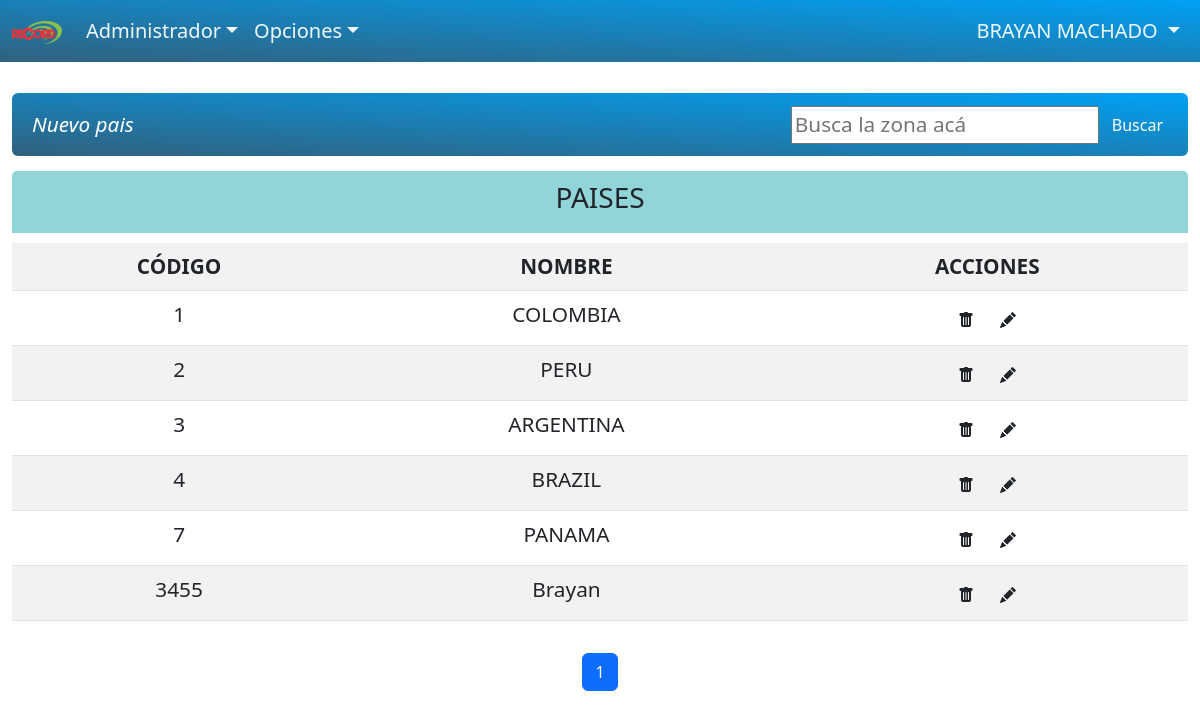
/administrador/pais.php (signed in), run on the app's committed database.
### tables this page shows
CREATE TABLE `pais` (
  `id` int NOT NULL,
  `nombre_pais` varchar(255) DEFAULT NULL,
  `estado` int DEFAULT NULL
);

### administrador/busquedas/buscarPais.php (called while the page is built, shortened)
<?php
    include_once "../database/db.php";
    function ejecutarConsulta($conexion, $sql) {
        $result = $conexion->query($sql);
        return $result;
    }
    $page = 1;
    $resultsPerPage = 10;
    $sql = "SELECT * FROM pais";
    $offset = ($page - 1) * $resultsPerPage;
    $sql .= " LIMIT $offset, $resultsPerPage";
    $result = ejecutarConsulta($conexion, $sql);
?>

### administrador/pais.php (the view, shortened to what this page needs)
<?php
include_once "../database/db.php";
?>
<!DOCTYPE html>
<html lang="en">
<head>
    <link rel="stylesheet" href="https://cdn.jsdelivr.net/npm/bootstrap@5.2.3/dist/css/bootstrap.min.css">
    <link rel="stylesheet" href="../css/activos.css">
</head>
<body>
    <?php
    include('header.php');
    ?>
    <br>
    <div class="container">
        <nav class="navbar navsep navbar-expand-sm navbar-rednav bg-rednav rounded">
            <div class="container-fluid">
                <div class="navbar-collapse" id="mynavbar">
                    <ul class="navbar-nav me-auto">
                        <li class="nav-item">
                            <i>
                                <a class="nav-item nav-link bi bi-plus-square-dotted" href="pantallas/crear_pais.php">
                                    Nuevo pais</a>
                            </i>
                        </li>
                    </ul>
                    <form class="d-flex">
                        <input placeholder="Busca la zona acá" onchange="this.form.requestSubmit()" type="text"
                            name="search" id="search">
                        <button class="btn btn-secondary" type="button">Buscar</button>
                    </form>
                </div>
            </div>
        </nav>
        <div class="row">
            <div class="col-md-8">
                <div class="tzona">
                    <h3>PAISES</h3>
                </div>
                <table class="bigtables table  table-striped table-hover ">
                    <tbody>
                        <tr class="text-dark">
                            <th>CÓDIGO</th>
                            <th>NOMBRE</th>
                            <th>ACCIONES</th>
                        </tr>
                        <?php
                        include_once 'busquedas/buscarPais.php';
                        ?>
                        <?php
                        while ($mostrar = mysqli_fetch_array($result)) {
                        ?>
                        <tr>
                            <td><?php echo $mostrar['id']?></td>
                            <td><?php echo $mostrar['nombre_pais']?></td>
                            <td>
                                <i class="separar">
                                    <form class="button_to" method="post" action=""><input type="hidden" name="_method"
                                            value="delete" autocomplete="off"><button class="bi bi-trash  text-dark btn"
                                            data-turbo-confirm="Estás seguro?" type="submit"></button><input type="hidden" name="authenticity_token"
                                            autocomplete="off"></form>
                                    <a title="Editar" class=" bi bi-pencil-fill  text-dark btn" href=""></a>
                                </i>
                            </td>
                        </tr>
                        <?php
                            }
                        ?>
                    </tbody>
                </table>
            </div>
        </div>
    </div>
    <nav aria-label="...">
        <ul class="pagination justify-content-center mt-2">
            <?php
            include_once 'paginacion/paginacion.php';
            ?>
        </ul>
    </nav>
</body>
</html>

### data on the page
pais: id "1", nombre_pais "COLOMBIA"
pais: id "2", nombre_pais "PERU"
pais: id "3", nombre_pais "ARGENTINA"
pais: id "4", nombre_pais "BRAZIL"
pais: id "7", nombre_pais "PANAMA"
pais: id "3455", nombre_pais "Brayan"

### other printed values
$n_usuario "BRAYAN"
$apellidos "MACHADO"
